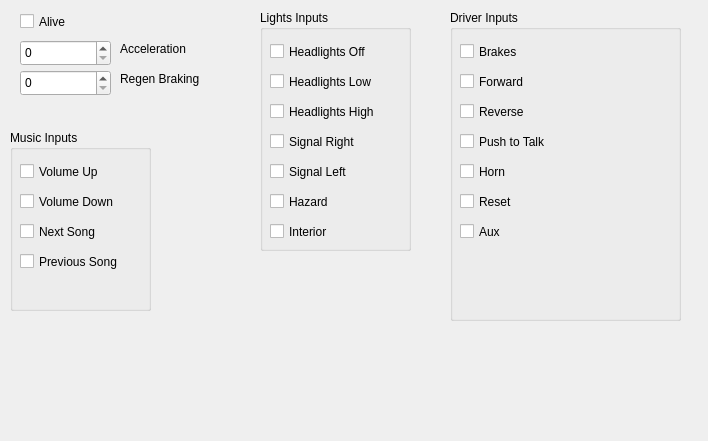
<?xml version="1.0" encoding="UTF-8"?>
<ui version="4.0">
 <class>DriverControlsTab</class>
 <widget class="QWidget" name="DriverControlsTab">
  <property name="geometry">
   <rect>
    <x>0</x>
    <y>0</y>
    <width>708</width>
    <height>441</height>
   </rect>
  </property>
  <property name="windowTitle">
   <string>Form</string>
  </property>
  <widget class="QSpinBox" name="regenBraking">
   <property name="geometry">
    <rect>
     <x>20</x>
     <y>70</y>
     <width>91</width>
     <height>26</height>
    </rect>
   </property>
  </widget>
  <widget class="QGroupBox" name="driverInputsGroup">
   <property name="geometry">
    <rect>
     <x>450</x>
     <y>10</y>
     <width>231</width>
     <height>311</height>
    </rect>
   </property>
   <property name="title">
    <string>Driver Inputs</string>
   </property>
   <widget class="QCheckBox" name="brakes">
    <property name="geometry">
     <rect>
      <x>10</x>
      <y>30</y>
      <width>92</width>
      <height>23</height>
     </rect>
    </property>
    <property name="text">
     <string>Brakes</string>
    </property>
   </widget>
   <widget class="QCheckBox" name="forward">
    <property name="geometry">
     <rect>
      <x>10</x>
      <y>60</y>
      <width>92</width>
      <height>23</height>
     </rect>
    </property>
    <property name="text">
     <string>Forward</string>
    </property>
   </widget>
   <widget class="QCheckBox" name="reverse">
    <property name="geometry">
     <rect>
      <x>10</x>
      <y>90</y>
      <width>92</width>
      <height>23</height>
     </rect>
    </property>
    <property name="text">
     <string>Reverse</string>
    </property>
   </widget>
   <widget class="QCheckBox" name="pushToTalk">
    <property name="geometry">
     <rect>
      <x>10</x>
      <y>120</y>
      <width>141</width>
      <height>23</height>
     </rect>
    </property>
    <property name="text">
     <string>Push to Talk</string>
    </property>
   </widget>
   <widget class="QCheckBox" name="horn">
    <property name="geometry">
     <rect>
      <x>10</x>
      <y>150</y>
      <width>81</width>
      <height>23</height>
     </rect>
    </property>
    <property name="text">
     <string>Horn</string>
    </property>
   </widget>
   <widget class="QCheckBox" name="reset">
    <property name="geometry">
     <rect>
      <x>10</x>
      <y>180</y>
      <width>81</width>
      <height>23</height>
     </rect>
    </property>
    <property name="text">
     <string>Reset</string>
    </property>
   </widget>
   <widget class="QCheckBox" name="aux">
    <property name="geometry">
     <rect>
      <x>10</x>
      <y>210</y>
      <width>81</width>
      <height>23</height>
     </rect>
    </property>
    <property name="text">
     <string>Aux</string>
    </property>
   </widget>
  </widget>
  <widget class="QLabel" name="label_85">
   <property name="geometry">
    <rect>
     <x>120</x>
     <y>70</y>
     <width>111</width>
     <height>17</height>
    </rect>
   </property>
   <property name="text">
    <string>Regen Braking</string>
   </property>
  </widget>
  <widget class="QGroupBox" name="lightsInputsGroup">
   <property name="geometry">
    <rect>
     <x>260</x>
     <y>10</y>
     <width>151</width>
     <height>241</height>
    </rect>
   </property>
   <property name="title">
    <string>Lights Inputs</string>
   </property>
   <widget class="QCheckBox" name="headlightsOff">
    <property name="geometry">
     <rect>
      <x>10</x>
      <y>30</y>
      <width>131</width>
      <height>23</height>
     </rect>
    </property>
    <property name="text">
     <string>Headlights Off</string>
    </property>
   </widget>
   <widget class="QCheckBox" name="headlightsLow">
    <property name="geometry">
     <rect>
      <x>10</x>
      <y>60</y>
      <width>131</width>
      <height>23</height>
     </rect>
    </property>
    <property name="text">
     <string>Headlights Low</string>
    </property>
   </widget>
   <widget class="QCheckBox" name="headlightsHigh">
    <property name="geometry">
     <rect>
      <x>10</x>
      <y>90</y>
      <width>141</width>
      <height>23</height>
     </rect>
    </property>
    <property name="text">
     <string>Headlights High</string>
    </property>
   </widget>
   <widget class="QCheckBox" name="signalRight">
    <property name="geometry">
     <rect>
      <x>10</x>
      <y>120</y>
      <width>121</width>
      <height>23</height>
     </rect>
    </property>
    <property name="text">
     <string>Signal Right</string>
    </property>
   </widget>
   <widget class="QCheckBox" name="hazard">
    <property name="geometry">
     <rect>
      <x>10</x>
      <y>180</y>
      <width>92</width>
      <height>23</height>
     </rect>
    </property>
    <property name="text">
     <string>Hazard</string>
    </property>
   </widget>
   <widget class="QCheckBox" name="signalLeft">
    <property name="geometry">
     <rect>
      <x>10</x>
      <y>150</y>
      <width>111</width>
      <height>23</height>
     </rect>
    </property>
    <property name="text">
     <string>Signal Left</string>
    </property>
   </widget>
   <widget class="QCheckBox" name="interior">
    <property name="geometry">
     <rect>
      <x>10</x>
      <y>210</y>
      <width>92</width>
      <height>23</height>
     </rect>
    </property>
    <property name="text">
     <string>Interior</string>
    </property>
   </widget>
  </widget>
  <widget class="QSpinBox" name="acceleration">
   <property name="geometry">
    <rect>
     <x>20</x>
     <y>40</y>
     <width>91</width>
     <height>26</height>
    </rect>
   </property>
  </widget>
  <widget class="QGroupBox" name="musicInputGroup">
   <property name="geometry">
    <rect>
     <x>10</x>
     <y>130</y>
     <width>141</width>
     <height>181</height>
    </rect>
   </property>
   <property name="title">
    <string>Music Inputs</string>
   </property>
   <widget class="QCheckBox" name="volumeUp">
    <property name="geometry">
     <rect>
      <x>10</x>
      <y>30</y>
      <width>101</width>
      <height>23</height>
     </rect>
    </property>
    <property name="text">
     <string>Volume Up</string>
    </property>
   </widget>
   <widget class="QCheckBox" name="volumeDown">
    <property name="geometry">
     <rect>
      <x>10</x>
      <y>60</y>
      <width>131</width>
      <height>23</height>
     </rect>
    </property>
    <property name="text">
     <string>Volume Down</string>
    </property>
   </widget>
   <widget class="QCheckBox" name="nextSong">
    <property name="geometry">
     <rect>
      <x>10</x>
      <y>90</y>
      <width>111</width>
      <height>23</height>
     </rect>
    </property>
    <property name="text">
     <string>Next Song</string>
    </property>
   </widget>
   <widget class="QCheckBox" name="previousSong">
    <property name="geometry">
     <rect>
      <x>10</x>
      <y>120</y>
      <width>141</width>
      <height>23</height>
     </rect>
    </property>
    <property name="text">
     <string>Previous Song</string>
    </property>
   </widget>
  </widget>
  <widget class="QCheckBox" name="driverControlsAlive">
   <property name="geometry">
    <rect>
     <x>20</x>
     <y>10</y>
     <width>92</width>
     <height>23</height>
    </rect>
   </property>
   <property name="text">
    <string>Alive</string>
   </property>
  </widget>
  <widget class="QLabel" name="label_84">
   <property name="geometry">
    <rect>
     <x>120</x>
     <y>40</y>
     <width>101</width>
     <height>17</height>
    </rect>
   </property>
   <property name="text">
    <string>Acceleration</string>
   </property>
  </widget>
 </widget>
 <resources/>
 <connections/>
</ui>
